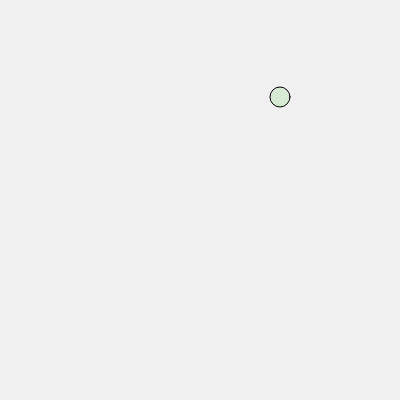
Frame 1 (no input)
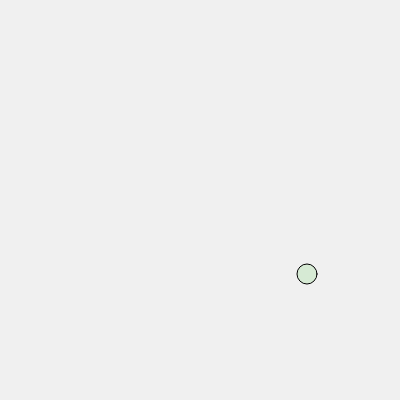
Frame 60 (no input)
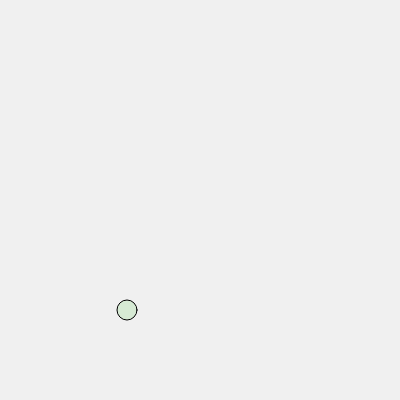
Frame 120 (the mouse pressed at the canvas centre since frame 60)

The p5.js sketch that drew these frames (run headless with seeded random() and noise() and a simulated clock; from frame 60 on, the mouse is pressed at the canvas centre):

// p5.js sketch
// ── sketch.js
// http://www.ac-grenoble.fr/disciplines/informatiquelycee/p5_base_a11.html

Balle=function(){
    this.x=floor(random(20,380));
    this.y=floor(random(20,380));
    this.rayon=20;
    this.transp=floor(random(20,50))
    this.vx=3;
    this.vy=3;
    this.couleur={r:floor(random(0,255)),v:floor(random(0,255)),b:floor(random(0,255))}
    this.deplacement=function(){
        if (this.x<this.rayon || this.x>400-this.rayon){
            this.vx=-this.vx;
        }
        if (this.y<this.rayon || this.y>400-this.rayon){
            this.vy=-this.vy;
        }
        this.x=this.x+this.vx;
        this.y=this.y+this.vy;
    }
    this.affichage=function(){
       fill(this.couleur.r,this.couleur.v,this.couleur.b,this.transp);
       ellipse(this.x,this.y,this.rayon,this.rayon);
    }
}
function setup(){
  createCanvas(400,400);
  balle=new Balle();
}
function draw(){
  background(240);
  balle.deplacement();
  balle.affichage();
}
